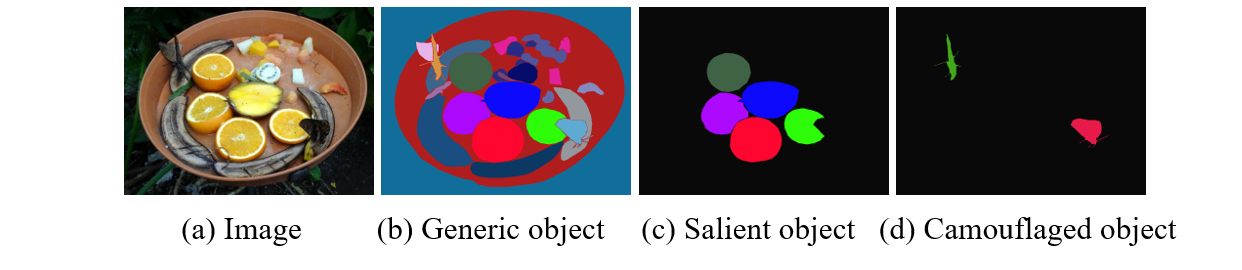
#> input picture SINet-V2-main/SINet-V2-main/imgs/CamouflagedTask.png, 1242 x 270 px, found by its file name; its folder holds only this picture in this run
$ python photo_RGB_mean_std.py
#> lines starting #> are read from the running program, lines starting #| are printed output that depends on the picture; long printed decimals are rounded
#用于计算你训练集的图像均值与标准差
import os
import numpy as np
import cv2

files_dir = 'H:/hjc20220923/SInetV2/SINet-V2-main/dataset_3k/race/5/val/Imgs/'
files = os.listdir(files_dir)

R = 0.
G = 0.
B = 0.
R_2 = 0.
G_2 = 0.
B_2 = 0.
N = 0

for file in files:
    filetest = files_dir+file
    print(filetest)
    img = cv2.imread(files_dir+file)
#> img is the input picture: shape (270, 1242, 3); mean B, G, R 137.3, 135, 142.1
    img = cv2.cvtColor(img, cv2.COLOR_BGR2RGB)
    img = np.array(img)
    h, w, c = img.shape
#> h = 270; w = 1242; c = 3
    N += h*w
#> N = 335340

    R_t = img[:, :, 0]
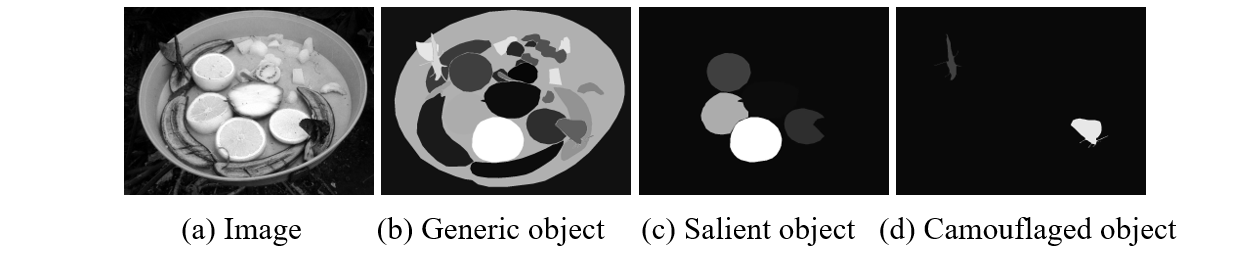
#> R_t: shape (270, 1242); min 0, max 255, mean 142.1
    R += np.sum(R_t)
#> R = 47645076
    R_2 += np.sum(np.power(R_t, 2.0))
#> R_2 = 1.1e+10

    G_t = img[:, :, 1]
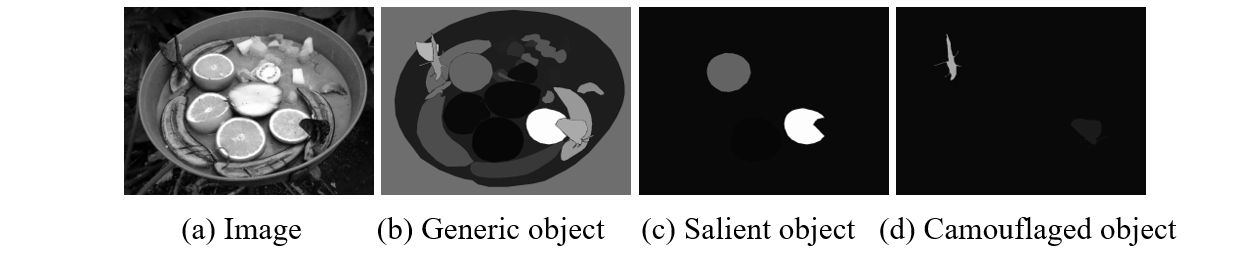
#> G_t: shape (270, 1242); min 0, max 255, mean 135
    G += np.sum(G_t)
#> G = 45279116
    G_2 += np.sum(np.power(G_t, 2.0))
#> G_2 = 1.03e+10

    B_t = img[:, :, 2]
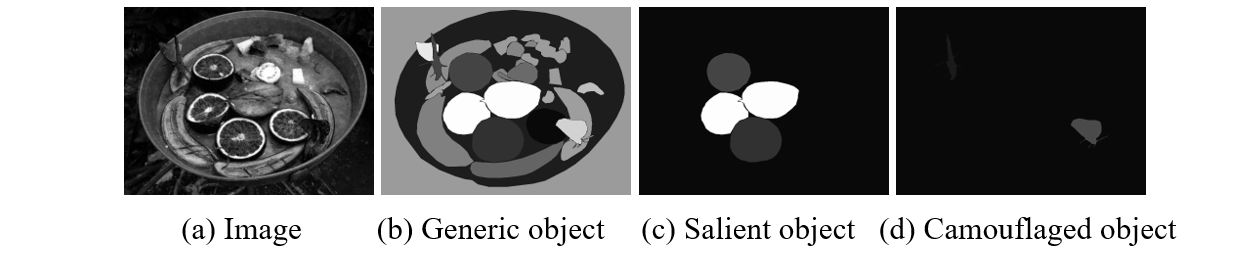
#> B_t: shape (270, 1242); min 0, max 255, mean 137.3
    B += np.sum(B_t)
#> B = 46028015
    B_2 += np.sum(np.power(B_t, 2.0))
#> B_2 = 1.05e+10

R_mean = R/N
#> R_mean = 142.1
G_mean = G/N
#> G_mean = 135
B_mean = B/N
#> B_mean = 137.3

R_std = np.sqrt(R_2/N - R_mean*R_mean)
#> R_std = 112.3
G_std = np.sqrt(G_2/N - G_mean*G_mean)
#> G_std = 111.6
B_std = np.sqrt(B_2/N - B_mean*B_mean)
#> B_std = 111.8

print("R_mean: %f, G_mean: %f, B_mean: %f" % (R_mean/255, G_mean/255, B_mean/255))
#| R_mean: 0.5572, G_mean: 0.5295, B_mean: 0.5383
print("R_std: %f, G_std: %f, B_std: %f" % (R_std/255, G_std/255, B_std/255))
#| R_std: 0.4404, G_std: 0.4375, B_std: 0.4383

$ run again, on SINet-V2-main/SINet-V2-main/imgs/TaskRelationship.png
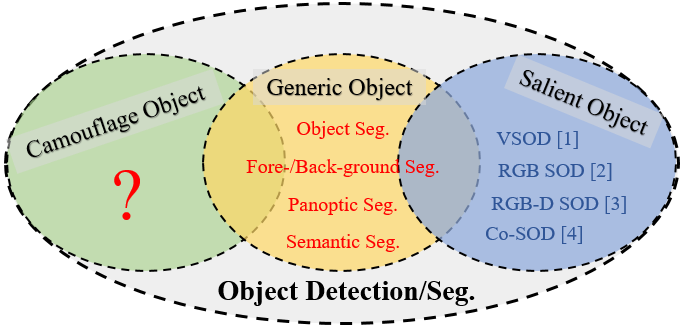
#> input picture SINet-V2-main/SINet-V2-main/imgs/TaskRelationship.png, 680 x 327 px, found by its file name
#> img is the input picture: shape (327, 680, 3); mean B, G, R 201.1, 213.6, 212.2
#> R = 47179814
#> R_2 = 1.06e+10
#> `G_t = img[:, :, 1]`:
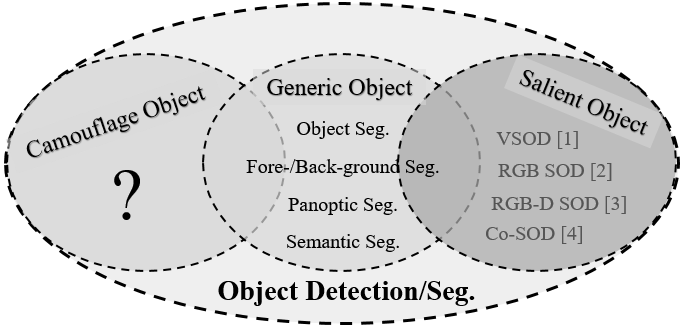
#> G_t: shape (327, 680); min 0, max 255, mean 213.6
#> G = 47489339
#> G_2 = 1.07e+10
#> `B_t = img[:, :, 2]`:
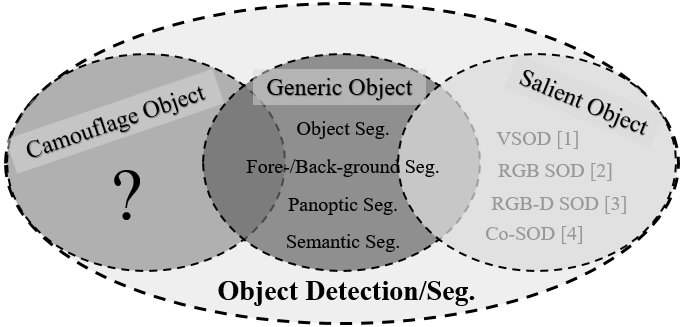
#> B_t: shape (327, 680); min 0, max 255, mean 201.1
#> B = 44725365
#> B_2 = 9.74e+09
#> R_mean = 212.2
#> G_mean = 213.6
#> B_mean = 201.1
#> R_std = 52.6
#> G_std = 51.04
#> B_std = 57.88
#| R_mean: 0.8321, G_mean: 0.8375, B_mean: 0.7888
#| R_std: 0.2063, G_std: 0.2002, B_std: 0.227
